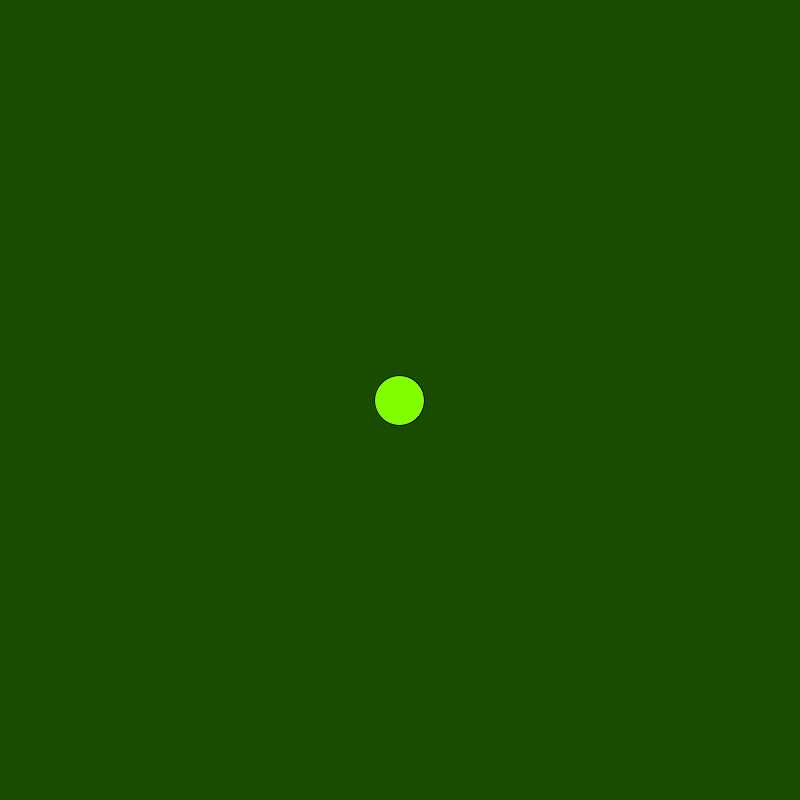
Frame 1 (no input)
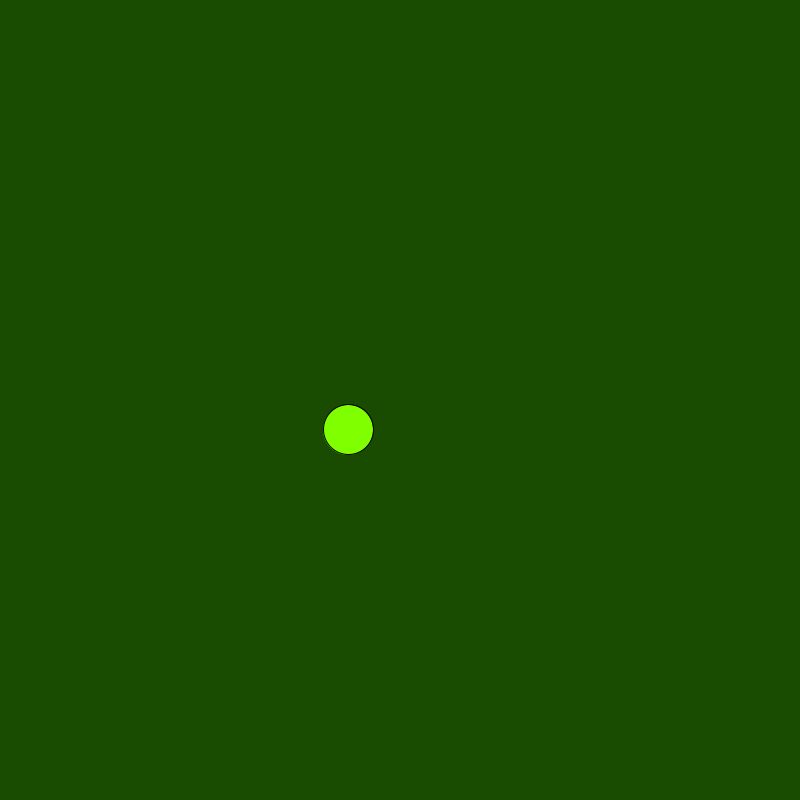
Frame 60 (the mouse pressed at the canvas centre just before this capture)
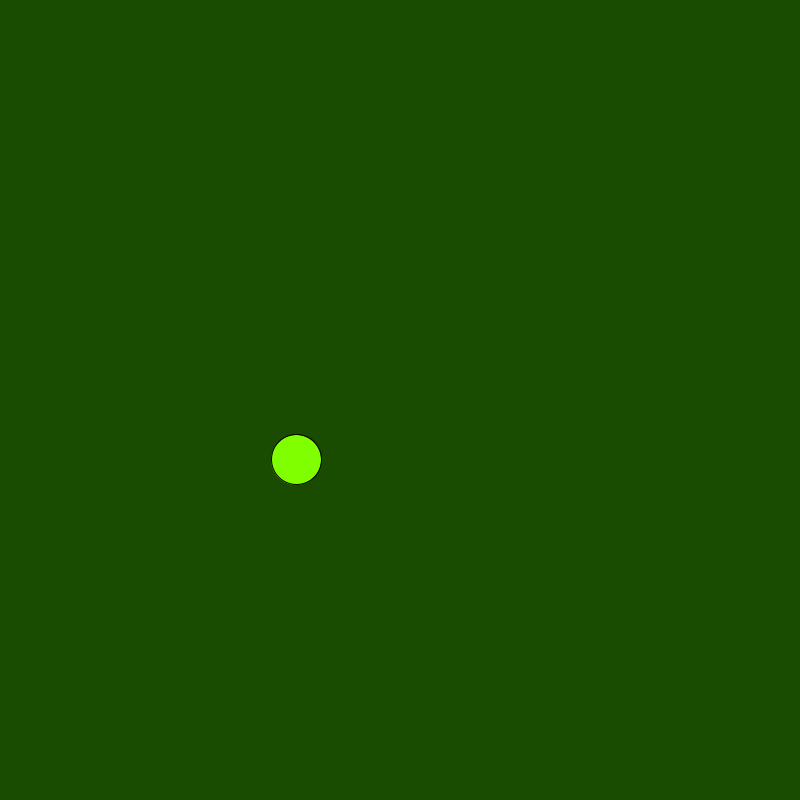
Frame 120 (the mouse held since frame 60 and released just before this capture)

The Processing sketch that drew these frames (run headless with seeded random() and noise(); from frame 60 on, the mouse is pressed at the canvas centre):

// Processing sketch: Collision_Ball
// ── Collision_Ball.pde
PVector x, v, mouse;
float sz = 50;

void setup() {
  x = new PVector(width/2, height/2);
  v = PVector.random2D();
  mouse = new PVector(mouseX, mouseY);
  size(800, 800);
  colorMode(HSB, 360, 100, 100, 100);
}

void draw() {
  mouse.set(mouseX, mouseY);
  background(100, 100, 30);
  x.add(v);
  if (x.dist(mouse)<sz/2) {
    background(random(360), 100, 100);
    fill(360, 100, 100);
    v.mult(-1);
  } else {
    fill(90, 100, 100);
  }
  ellipse(x.x, x.y, sz, sz);
  if (x.x+sz/2>width || x.x-sz/2<0) {
    v.x*=-1;
  }
  if (x.y+sz/2>height || x.y-sz/2<0) {
    v.y*=-1;
  }
}
